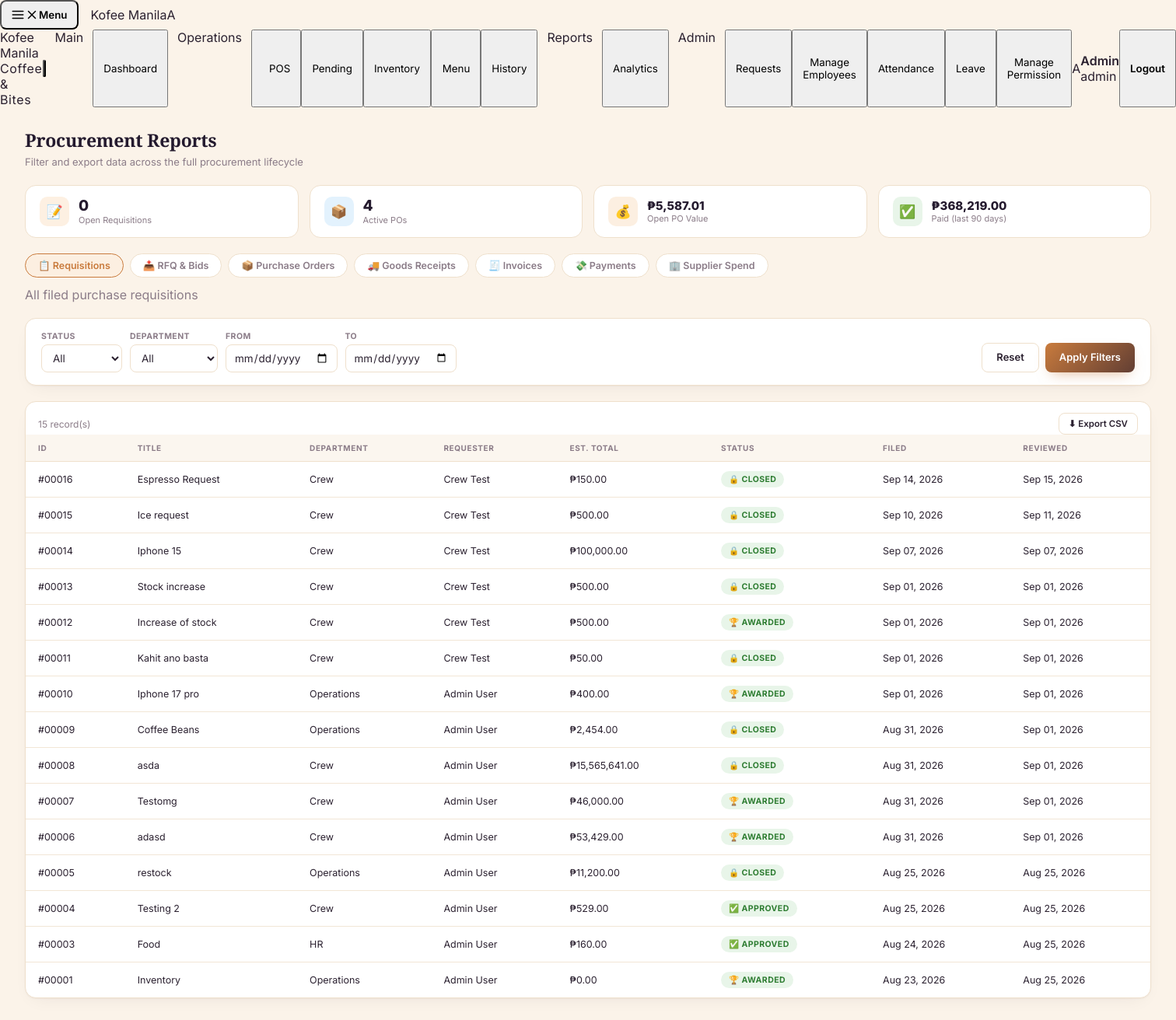
Page /POS/php/procurement_reports.php (signed in) on the committed database.
### tables this page shows
CREATE TABLE `users` (
  `id` int(50) NOT NULL,
  `username` varchar(255) NOT NULL,
  `email` varchar(255) NOT NULL DEFAULT '',
  `password` varchar(255) NOT NULL,
  `firstname` varchar(50) DEFAULT NULL,
  `lastname` varchar(50) DEFAULT NULL,
  `role` varchar(50) NOT NULL DEFAULT 'crew',
  `status` enum('active','blocked','on_hold') NOT NULL DEFAULT 'active',
  `last_login` datetime DEFAULT NULL,
  `created_at` timestamp NOT NULL DEFAULT current_timestamp(),
  `updated_at` timestamp NOT NULL DEFAULT current_timestamp() ON UPDATE current_timestamp()
);

CREATE TABLE `purchase_requisitions` (
  `id` int(11) NOT NULL,
  `requested_by` int(11) NOT NULL,
  `department` varchar(60) NOT NULL,
  `title` varchar(150) NOT NULL,
  `notes` text DEFAULT NULL,
  `estimated_total` decimal(12,2) NOT NULL DEFAULT 0.00,
  `status` enum('pending','approved','rejected','sourcing','awarded','closed') NOT NULL DEFAULT 'pending',
  `reviewed_by` int(11) DEFAULT NULL,
  `reviewed_at` datetime DEFAULT NULL,
  `review_notes` varchar(255) DEFAULT NULL,
  `created_at` timestamp NOT NULL DEFAULT current_timestamp()
);

### POS/php/procurement_reports.php (the view, shortened to what the rows shown need)
<?php
require_once '../includes/auth.php';
require_once '../includes/permissions.php';
require_once '../includes/procurement_helpers.php';
$pdo  = get_db();
$report      = $_GET['report'] ?? 'requisitions';
$date_from   = trim($_GET['date_from'] ?? '');
$date_to     = trim($_GET['date_to'] ?? '');
$columns = [];
try {
    switch ($report) {
        case 'requisitions':
            $where = '1=1'; $params = [];
            apply_date_range($where, $params, 'pr.created_at', $date_from, $date_to);
            $stmt = $pdo->prepare("
                SELECT pr.id, pr.title, pr.department, u.firstname, u.lastname, u.username,
                       pr.estimated_total, pr.status, pr.created_at, pr.reviewed_at
                FROM purchase_requisitions pr
                LEFT JOIN users u ON u.id = pr.requested_by
                WHERE $where ORDER BY pr.created_at DESC
            ");
            $stmt->execute($params);
            $rows = $stmt->fetchAll();
            $columns = ['id'=>'ID','title'=>'Title','department'=>'Department','requester'=>'Requester','estimated_total'=>'Est. Total','status'=>'Status','created_at'=>'Filed','reviewed_at'=>'Reviewed'];
            break;
    }
} catch (Throwable $e) {
    error_log('procurement_reports query failed: ' . $e->getMessage());
    $rows = []; $columns = $columns ?: ['error' => 'Error'];
}
?>
<!DOCTYPE html>
<html lang="en">
<head>
  <link rel="stylesheet" href="../css/style.css"/>
  <link rel="stylesheet" href="../css/sidebar.css"/>
</head>
<body>
<?php include("../includes/sidebar.php"); ?>
<div id="page-procurement-reports" class="page active">
  <div class="page-header">
    <div>
      <h1>Procurement Reports</h1>
    </div>
  </div>
  <div class="page-body">
    <div class="table-scroll-wrapper">
      <table id="report-table">
        <thead>
          <tr><?php foreach ($columns as $label): ?><th><?= htmlspecialchars($label) ?></th><?php endforeach; ?></tr>
        </thead>
        <tbody>
          <?php if (empty($rows)): ?>
            <tr class="empty-row"><td colspan="<?= count($columns) ?>">🫙 No records match these filters.</td></tr>
          <?php else: foreach ($rows as $r): ?>
            <tr>
              <?php foreach (array_keys($columns) as $key): ?>
                <td>
                  <?php if ($key === 'status'): ?>
                    <span class="status-badge status-<?= in_array($r[$key], ['approved','awarded','closed','matched','paid','completed','complete'], true) ? 'approved' : (in_array($r[$key], ['rejected','cancelled','failed','discrepancy','disputed'], true) ? 'rejected' : 'pending') ?>"><?= status_badge(strtolower($r[$key])) ?></span>
                  <?php else: ?>
                    <?= htmlspecialchars((string)$r[$key]) ?>
                  <?php endif; ?>
                </td>
              <?php endforeach; ?>
            </tr>
          <?php endforeach; endif; ?>
        </tbody>
      </table>
    </div>
  </div>
</div>
</body>
</html>

### POS/includes/sidebar.php (shortened to what the rows shown need)
<?php
require_once __DIR__ . '/permissions.php';
$user    = current_user();
$role    = $user['role']  ?? 'crew';
$roles   = $user['roles'] ?? [$role];
$initials = strtoupper(substr($user['firstname'] ?: $user['username'] ?: '?', 0, 1));
?>
<header class="fixed top-0 inset-x-0 h-14 z-[200] flex items-center gap-3 px-4
               bg-[var(--espresso,#2c1a0e)] text-[var(--cream,#fbf3e9)] shadow-md">
    <button id="sidebar-menu-btn" onclick="toggleSidebar()"
        class="flex items-center gap-2 px-3 py-2 rounded-lg text-[13px] font-semibold
               bg-[rgba(251,243,233,0.08)] hover:bg-[rgba(251,243,233,0.16)] transition-colors duration-150"
        aria-expanded="false" aria-controls="main-sidebar">
        <svg id="menu-icon-open" width="18" height="18" viewBox="0 0 24 24" fill="none" stroke="currentColor"
             stroke-width="2" stroke-linecap="round"><path d="M3 6h18M3 12h18M3 18h18"/></svg>
        <svg id="menu-icon-close" width="18" height="18" viewBox="0 0 24 24" fill="none" stroke="currentColor"
             stroke-width="2" stroke-linecap="round" class="hidden"><path d="M6 6l12 12M18 6L6 18"/></svg>
        <span>Menu</span>
    </button>
    <div class="flex items-center gap-2.5 min-w-0">
        <div class="w-8 h-8 rounded-[9px] flex items-center justify-center flex-shrink-0
                    bg-[linear-gradient(150deg,var(--caramel,#c47d3e)_0%,var(--espresso-deep,#1c1108)_140%)]">
        </div>
        <span class="font-['Playfair_Display',serif] font-bold text-[15px] truncate">Kofee Manila</span>
    </div>
    <div class="w-8 h-8 rounded-full flex items-center justify-center flex-shrink-0 text-[12px] font-extrabold
                bg-[linear-gradient(150deg,var(--caramel-light,#d9a06b),var(--caramel,#c47d3e))]
                text-[var(--espresso-deep,#1c1108)]">
        <?= htmlspecialchars($initials) ?>
    </div>
</header>
<nav id="main-sidebar"
     class="fixed top-0 left-0 h-full w-[248px] z-[230] flex flex-col
            px-3.5 pt-4 pb-4 overflow-y-auto
            bg-[linear-gradient(165deg,var(--espresso,#2c1a0e)_0%,var(--espresso-deep,#1c1108)_115%)]
            text-[var(--cream,#fbf3e9)]
            -translate-x-full transition-transform duration-300 ease-out">
    <div class="flex items-center gap-2.5 p-2.5 rounded-xl bg-[rgba(251,243,233,0.06)] mb-2">
        <div class="w-8 h-8 rounded-full flex items-center justify-center flex-shrink-0 text-[12px] font-extrabold
                    bg-[linear-gradient(150deg,var(--caramel-light,#d9a06b),var(--caramel,#c47d3e))]
                    text-[var(--espresso-deep,#1c1108)]">
            <?= htmlspecialchars($initials) ?>
        </div>
        <div class="leading-tight overflow-hidden">
            <div class="text-[12.5px] font-semibold text-[var(--cream,#fbf3e9)] truncate">
                <?= htmlspecialchars($user['firstname'] ?: $user['username']) ?>
            </div>
            <div class="text-[10.5px] text-[var(--caramel-light,#d9a06b)] capitalize truncate" title="<?= htmlspecialchars(implode(', ', $roles)) ?>">
                <?= htmlspecialchars(implode(' + ', $roles)) ?>
            </div>
        </div>
    </div>
</nav>

### rows in the picture
users: firstname "A", firstname "Admin"
purchase_requisitions: key "#00016", title "Espresso Request", requested_by.firstname "Crew", key "Crew Test", key "₱150.00", status "🔒 CLOSED", key "Sep 14, 2026", key "Sep 15, 2026"
purchase_requisitions: key "#00015", title "Ice request", requested_by.firstname "Crew", key "Crew Test", key "₱500.00", status "🔒 CLOSED", key "Sep 10, 2026", key "Sep 11, 2026"
purchase_requisitions: key "#00014", title "Iphone 15", requested_by.firstname "Crew", key "Crew Test", key "₱100,000.00", status "🔒 CLOSED", key "Sep 07, 2026"
purchase_requisitions: key "#00013", title "Stock increase", requested_by.firstname "Crew", key "Crew Test", key "₱500.00", status "🔒 CLOSED", key "Sep 01, 2026"
purchase_requisitions: key "#00012", title "Increase of stock", requested_by.firstname "Crew", key "Crew Test", key "₱500.00", status "🏆 AWARDED", key "Sep 01, 2026"
purchase_requisitions: key "#00011", title "Kahit ano basta", requested_by.firstname "Crew", key "Crew Test", key "₱50.00", status "🔒 CLOSED", key "Sep 01, 2026"
purchase_requisitions: key "#00010", title "Iphone 17 pro", key "Operations", key "Admin User", key "₱400.00", status "🏆 AWARDED", key "Sep 01, 2026"
purchase_requisitions: key "#00009", title "Coffee Beans", key "Operations", key "Admin User", key "₱2,454.00", status "🔒 CLOSED", key "Aug 31, 2026", key "Sep 01, 2026"
purchase_requisitions: key "#00008", title "asda", key "Crew", key "Admin User", key "₱15,565,641.00", status "🔒 CLOSED", key "Aug 31, 2026", key "Sep 01, 2026"
purchase_requisitions: key "#00007", title "Testomg", key "Crew", key "Admin User", key "₱46,000.00", status "🏆 AWARDED", key "Aug 31, 2026", key "Sep 01, 2026"
purchase_requisitions: key "#00006", title "adasd", key "Crew", key "Admin User", key "₱53,429.00", status "🏆 AWARDED", key "Aug 31, 2026", key "Sep 01, 2026"
purchase_requisitions: key "#00005", title "restock", key "Operations", key "Admin User", key "₱11,200.00", status "🔒 CLOSED", key "Aug 25, 2026"
purchase_requisitions: key "#00004", title "Testing 2", key "Crew", key "Admin User", key "₱529.00", status "✅ APPROVED", key "Aug 25, 2026"
purchase_requisitions: key "#00003", title "Food", key "HR", key "Admin User", key "₱160.00", status "✅ APPROVED", key "Aug 24, 2026", key "Aug 25, 2026"
purchase_requisitions: key "#00001", title "Inventory", key "Operations", key "Admin User", key "₱0.00", status "🏆 AWARDED", key "Aug 23, 2026", key "Aug 25, 2026"

### other values in the picture
implode(' + ', $roles) "admin"
$summary['open_requisitions'] "0"
$summary['active_pos'] "4"
php_currency($summary['po_value_open']) "₱5,587.01"
php_currency($summary['paid_this_period']) "₱368,219.00"
$label "📋 Requisitions"
$label "📤 RFQ & Bids"
$label "📦 Purchase Orders"
$label "🚚 Goods Receipts"
$label "🧾 Invoices"
$label "💸 Payments"
$label "🏢 Supplier Spend"
$report_labels[$report][1] "All filed purchase requisitions"
count($rows) "15"
$label "ID"
